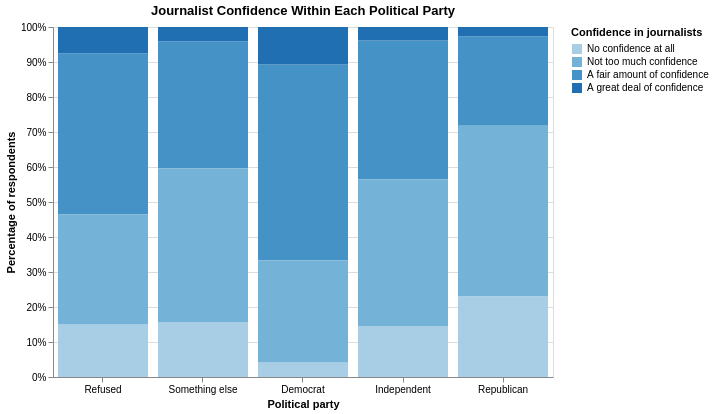

Notebook code cell kept with this figure:
### Code cell
confidence_rank = {
    confidence: i for i, confidence in enumerate(confidence_order)
}

party_confidence_summary["Confidence order"] = (
    party_confidence_summary[confidence_col].map(confidence_rank)
)

party_chart = (
    alt.Chart(party_confidence_summary)
    .mark_bar()
    .encode(
        x=alt.X(
            "Party:N",
            title="Political party",
            sort=party_order,
            axis=alt.Axis(labelAngle=0)
        ),
        y=alt.Y(
            "Weighted_n:Q",
            title="Percentage of respondents",
            stack="normalize",
            axis=alt.Axis(format="%")
        ),
        color=alt.Color(
            f"{confidence_col}:O",
            title="Confidence in journalists",
            sort =confidence_order
        ),
        order=alt.Order(
            "Confidence order:Q",
            sort="ascending"),
        tooltip=[
            alt.Tooltip(f"{confidence_col}:O", title="Confidence in journalists"),
            alt.Tooltip("Party:N", title="Party affiliation"),
            alt.Tooltip("Weighted_pct:Q", title="Respondents")
        ]
    )
    .properties(
        title="Journalist Confidence Within Each Political Party",
        width=500,
        height=350
    )
)

party_chart

### Figure 1 — Vega-Lite specification as saved in the notebook (floating-point values rounded to 4 significant figures)
{"config": {"view": {"continuousWidth": 300, "continuousHeight": 300}}, "data": {"name": "data-79121c0be9c7a5c99394d3077d830eba"}, "mark": {"type": "bar"}, "encoding": {"color": {"field": "journalist_confidence", "sort": ["Don't know/Refused/Web blank", "No confidence at all", "Not too much confidence", "A fair amount of confidence", "A great deal of confidence"], "title": "Confidence in journalists", "type": "ordinal"}, "order": {"field": "Confidence order", "sort": "ascending", "type": "quantitative"}, "tooltip": [{"field": "journalist_confidence", "title": "Confidence in journalists", "type": "ordinal"}, {"field": "Party", "title": "Party affiliation", "type": "nominal"}, {"field": "Weighted_pct", "title": "Respondents", "type": "quantitative"}], "x": {"axis": {"labelAngle": 0}, "field": "Party", "sort": ["Refused", "Something else", "Democrat", "Independent", "Republican"], "title": "Political party", "type": "nominal"}, "y": {"axis": {"format": "%"}, "field": "Weighted_n", "stack": "normalize", "title": "Percentage of respondents", "type": "quantitative"}}, "height": 350, "title": "Journalist Confidence Within Each Political Party", "width": 500, "$schema": "https://vega.github.io/schema/vega-lite/v6.4.1.json", "datasets": {"data-79121c0be9c7a5c99394d3077d830eba": [{"Party": "Democrat", "journalist_confidence": "A fair amount of confidence", "Weighted_n": 1440.0, "Weighted_pct": 55.94, "Confidence order": 3}, {"Party": "Democrat", "journalist_confidence": "A great deal of confidence", "Weighted_n": 275.7, "Weighted_pct": 10.71, "Confidence order": 4}, {"Party": "Democrat", "journalist_confidence": "No confidence at all", "Weighted_n": 106.0, "Weighted_pct": 4.115, "Confidence order": 1}, {"Party": "Democrat", "journalist_confidence": "Not too much confidence", "Weighted_n": 752.9, "Weighted_pct": 29.24, "Confidence order": 2}, {"Party": "Independent", "journalist_confidence": "A fair amount of confidence", "Weighted_n": 1062.0, "Weighted_pct": 39.72, "Confidence order": 3}, {"Party": "Independent", "journalist_confidence": "A great deal of confidence", "Weighted_n": 103.7, "Weighted_pct": 3.879, "Confidence order": 4}, {"Party": "Independent", "journalist_confidence": "No confidence at all", "Weighted_n": 389.9, "Weighted_pct": 14.58, "Confidence order": 1}, {"Party": "Independent", "journalist_confidence": "Not too much confidence", "Weighted_n": 1119.0, "Weighted_pct": 41.83, "Confidence order": 2}, {"Party": "Refused", "journalist_confidence": "A fair amount of confidence", "Weighted_n": 70.94, "Weighted_pct": 46.08, "Confidence order": 3}, {"Party": "Refused", "journalist_confidence": "A great deal of confidence", "Weighted_n": 11.58, "Weighted_pct": 7.523, "Confidence order": 4}, {"Party": "Refused", "journalist_confidence": "No confidence at all", "Weighted_n": 23.14, "Weighted_pct": 15.03, "Confidence order": 1}, {"Party": "Refused", "journalist_confidence": "Not too much confidence", "Weighted_n": 48.29, "Weighted_pct": 31.37, "Confidence order": 2}, {"Party": "Republican", "journalist_confidence": "A fair amount of confidence", "Weighted_n": 688.5, "Weighted_pct": 25.51, "Confidence order": 3}, {"Party": "Republican", "journalist_confidence": "A great deal of confidence", "Weighted_n": 72.26, "Weighted_pct": 2.677, "Confidence order": 4}, {"Party": "Republican", "journalist_confidence": "No confidence at all", "Weighted_n": 622.9, "Weighted_pct": 23.08, "Confidence order": 1}, {"Party": "Republican", "journalist_confidence": "Not too much confidence", "Weighted_n": 1316.0, "Weighted_pct": 48.74, "Confidence order": 2}, {"Party": "Something else", "journalist_confidence": "A fair amount of confidence", "Weighted_n": 446.2, "Weighted_pct": 36.3, "Confidence order": 3}, {"Party": "Something else", "journalist_confidence": "A great deal of confidence", "Weighted_n": 49.96, "Weighted_pct": 4.064, "Confidence order": 4}, {"Party": "Something else", "journalist_confidence": "No confidence at all", "Weighted_n": 192.9, "Weighted_pct": 15.69, "Confidence order": 1}, {"Party": "Something else", "journalist_confidence": "Not too much confidence", "Weighted_n": 540.2, "Weighted_pct": 43.95, "Confidence order": 2}]}}
